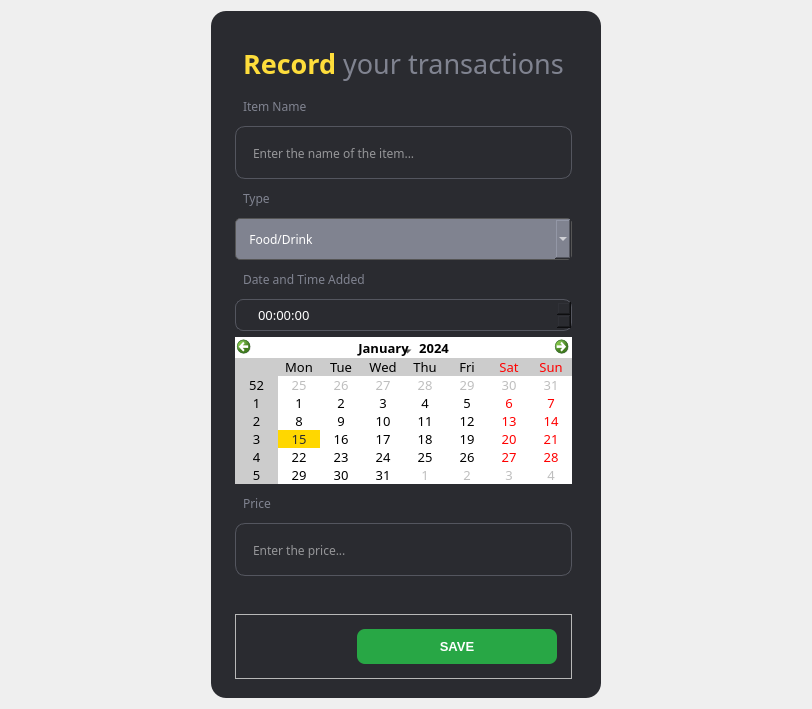
         <widget class="QWidget" name="inputData">
          <property name="styleSheet">
           <string notr="true"/>
          </property>
          <layout class="QHBoxLayout" name="horizontalLayout_12">
           <item>
            <spacer name="horizontalSpacer_18">
             <property name="orientation">
              <enum>Qt::Horizontal</enum>
             </property>
             <property name="sizeType">
              <enum>QSizePolicy::Fixed</enum>
             </property>
             <property name="sizeHint" stdset="0">
              <size>
               <width>200</width>
               <height>20</height>
              </size>
             </property>
            </spacer>
           </item>
           <item>
            <widget class="QFrame" name="inputdataFrame">
             <property name="maximumSize">
              <size>
               <width>1000</width>
               <height>1000</height>
              </size>
             </property>
             <property name="styleSheet">
              <string notr="true">QLabel, #frame_4{
	background-color:none;
	padding:5px;
}
QLineEdit{
	height:50px;
	padding: 1px 15 px;
	background-color: rgb(42, 43, 48);
	border: 1px solid rgba(84,86,95,255);
	border-radius: 10px;
	color:rgb(255, 255, 255);
}
QLabel{
	color: rgb(128, 131, 144);
	font-family: Poppins;
}
QComboBox {
	height:40px;
    color: white;                        /* Warna teks combobox */
    background-color:  rgb(128, 131, 144);           /* Warna latar belakang combobox */
    border: 1px solid #555555;           /* Warna border combobox */
    border-radius: 5px;                  /* Membuat sudut rounded */
}
QComboBox QAbstractItemView {
    color: white;                        /* Warna teks dropdown */
    background-color: #333333;           /* Warna latar belakang dropdown */
    selection-background-color: #fedd3b; /* Warna latar belakang item yang dipilih*/
    selection-color: black;              /* Warna teks item yang dipilih */
    border: 1px solid #555555;          /* Warna border dropdown */
}
#inputdataFrame{
	background-color: rgb(42, 43, 48);
   	padding-left: 15px;      
   	padding-right: 20px;       
    padding-top: 20px;          
    padding-bottom: 10px;
	border-radius: 15px;      
}
#ID_calendarWidget QWidget{
	alternate-background-color: #CCCCCC;
}
QCalendarWidget QTableView {
    background-color: #FFFFFF;  /* Latar belakang tabel kalender */
    gridline-color: #FFD700;  /* Warna gridline kuning */
    selection-background-color: #FFD700;  /* Warna latar belakang saat tanggal dipilih*/
    selection-color: #2A2B30;  /* Warna teks saat dipilih */
}
QCalendarWidget QToolButton {
    background-color: #FFFFFF;  /* Tombol dengan latar belakang gelap */
    color: rgb(0, 0, 0);  
    border: none;
}
QCalendarWidget QToolButton:hover {
    background-color: #F0F0F0;  /* Sedikit lebih gelap saat hover */
}
QCalendarWidget QWidget#qt_calendar_navigationbar {
    background-color: #FFFFFF;  /* Latar belakang putih untuk seluruh bar */
    border: none;  /* Hilangkan border jika ada */

}QCalendarWidget QMenu {
    background-color:#FFFFFF;  /* Latar belakang dropdown menu (gelap) */
	color: rgb(255, 255, 255);
    color: ;  /* Warna teks putih untuk item di dropdown */
	color: rgb(0, 0, 0);
    border: 1px solid #FFD700;  /* Border kuning untuk konsistensi dengan tema */
}

/* Hover effect untuk item di dropdown */
QCalendarWidget QMenu::item:selected {
    background-color: #FFD700;  /* Latar belakang kuning saat di-hover */
    color: #2A2B30;  /* Warna teks gelap saat di-hover */
}
QCalendarWidget QSpinBox {
    background-color: #FFFFFF;  /* Latar belakang gelap */
    color: rgb(0, 0, 0);  /* Teks putih */
    border: 1px solid #FFD700;  /* Border kuning */
}

/* Tombol up/down saat di-hover */
QCalendarWidget QSpinBox::up-button:hover,
QCalendarWidget QSpinBox::down-button:hover {
    background-color: #FFD700;  /* Tombol berwarna kuning saat di-hover */
}

QCalendarWidget QSpinBox::up-arrow,
QCalendarWidget QSpinBox::down-arrow {
    color: #FFFFFF;  /* Panah up/down berwarna putih */
}
QPushButton {
    background-color: #28a745;  /* Warna hijau */
    color: #FFFFFF;  /* Teks putih */
    border-radius: 8px;  /* Sudut yang sedikit melengkung */
    padding: 10px;  /* Ruang di dalam tombol */
}

QPushButton:hover {
    background-color: #218838;  /* Warna hijau yang lebih gelap saat di-hover */
}

QPushButton:pressed {
    background-color: #1e7e34;  /* Warna hijau lebih gelap saat ditekan */
}

QPushButton:disabled {
    background-color: #6c757d;  /* Warna abu-abu saat tombol dinonaktifkan */
    color: #D6D6D6;  /* Warna teks abu-abu saat tombol dinonaktifkan */
}
QTimeEdit {
    background-color: #2A2B30;  /* Latar belakang gelap */
    color: #FFFFFF;  /* Warna teks putih */
    border: 1px solid rgba(84,86,95,255); /* Border kuning untuk konsistensi dengan tema */
    border-radius: 8px;  /* Sudut melengkung */
    padding: 5px;
}
QTimeEdit::up-button:hover, QTimeEdit::down-button:hover {
    background-color: #FFD700;  /* Tombol berwarna kuning saat di-hover */
}

</string>
             </property>
             <property name="frameShape">
              <enum>QFrame::StyledPanel</enum>
             </property>
             <property name="frameShadow">
              <enum>QFrame::Raised</enum>
             </property>
             <layout class="QVBoxLayout" name="verticalLayout_27">
              <item>
               <widget class="QLabel" name="ID_header">
                <property name="font">
                 <font>
                  <family>Poppins</family>
                 </font>
                </property>
                <property name="text">
                 <string>&lt;html&gt;&lt;head/&gt;&lt;body&gt;&lt;p&gt;&lt;span style=&quot; font-size:20pt; font-weight:600; color:#fedd3b;&quot;&gt;Record&lt;/span&gt;&lt;span style=&quot; font-size:20pt;&quot;&gt; your transactions&lt;/span&gt;&lt;/p&gt;&lt;/body&gt;&lt;/html&gt;</string>
                </property>
               </widget>
              </item>
              <item>
               <widget class="QLabel" name="ID_transactionName">
                <property name="font">
                 <font>
                  <family>Poppins</family>
                  <pointsize>9</pointsize>
                 </font>
                </property>
                <property name="text">
                 <string>Item Name</string>
                </property>
               </widget>
              </item>
              <item>
               <widget class="QLineEdit" name="ID_inputTransaction">
                <property name="font">
                 <font>
                  <family>Poppins</family>
                  <pointsize>9</pointsize>
                 </font>
                </property>
                <property name="text">
                 <string/>
                </property>
                <property name="placeholderText">
                 <string>Enter the name of the item...</string>
                </property>
               </widget>
              </item>
              <item>
               <widget class="QLabel" name="ID_type">
                <property name="font">
                 <font>
                  <family>Poppins</family>
                  <pointsize>9</pointsize>
                 </font>
                </property>
                <property name="text">
                 <string>Type</string>
                </property>
               </widget>
              </item>
              <item>
               <widget class="QComboBox" name="ID_dropdownType">
                <property name="font">
                 <font>
                  <family>Poppins</family>
                  <pointsize>9</pointsize>
                 </font>
                </property>
                <item>
                 <property name="text">
                  <string>   Food/Drink</string>
                 </property>
                </item>
                <item>
                 <property name="text">
                  <string>   Transportation</string>
                 </property>
                </item>
                <item>
                 <property name="text">
                  <string>   Entertainment</string>
                 </property>
                </item>
                <item>
                 <property name="text">
                  <string>   Healthcare</string>
                 </property>
                </item>
                <item>
                 <property name="text">
                  <string>   Insurance</string>
                 </property>
                </item>
                <item>
                 <property name="text">
                  <string>   Luxury Goods</string>
                 </property>
                </item>
                <item>
                 <property name="text">
                  <string>   Active Income</string>
                 </property>
                </item>
                <item>
                 <property name="text">
                  <string>   Passive Income</string>
                 </property>
                </item>
                <item>
                 <property name="text">
                  <string>   Investment Income</string>
                 </property>
                </item>
                <item>
                 <property name="text">
                  <string>   Additional Income</string>
                 </property>
                </item>
               </widget>
              </item>
              <item>
               <widget class="QLabel" name="ID_calendar">
                <property name="font">
                 <font>
                  <family>Poppins</family>
                  <pointsize>9</pointsize>
                 </font>
                </property>
                <property name="text">
                 <string>Date and Time Added</string>
                </property>
               </widget>
              </item>
              <item>
               <widget class="QTimeEdit" name="ID_timeEdit">
                <property name="font">
                 <font>
                  <family>Poppins</family>
                  <pointsize>10</pointsize>
                 </font>
                </property>
                <property name="styleSheet">
                 <string notr="true">padding-left:20px;</string>
                </property>
               </widget>
              </item>
              <item>
               <widget class="QCalendarWidget" name="ID_calendarWidget">
                <property name="sizePolicy">
                 <sizepolicy hsizetype="Preferred" vsizetype="Preferred">
                  <horstretch>0</horstretch>
                  <verstretch>0</verstretch>
                 </sizepolicy>
                </property>
                <property name="font">
                 <font>
                  <family>Poppins</family>
                  <pointsize>10</pointsize>
                 </font>
                </property>
                <property name="styleSheet">
                 <string notr="true"/>
                </property>
               </widget>
              </item>
              <item>
               <widget class="QLabel" name="ID_value">
                <property name="font">
                 <font>
                  <family>Poppins</family>
                  <pointsize>9</pointsize>
                 </font>
                </property>
                <property name="text">
                 <string>Price</string>
                </property>
               </widget>
              </item>
              <item>
               <widget class="QLineEdit" name="ID_inputValue">
                <property name="sizePolicy">
                 <sizepolicy hsizetype="Preferred" vsizetype="Preferred">
                  <horstretch>0</horstretch>
                  <verstretch>0</verstretch>
                 </sizepolicy>
                </property>
                <property name="font">
                 <font>
                  <family>Poppins</family>
                  <pointsize>9</pointsize>
                 </font>
                </property>
                <property name="placeholderText">
                 <string>Enter the price...</string>
                </property>
               </widget>
              </item>
              <item>
               <widget class="QLabel" name="ID_errorMsg">
                <property name="sizePolicy">
                 <sizepolicy hsizetype="Preferred" vsizetype="Maximum">
                  <horstretch>0</horstretch>
                  <verstretch>0</verstretch>
                 </sizepolicy>
                </property>
                <property name="font">
                 <font>
                  <family>Poppins</family>
                  <pointsize>9</pointsize>
                 </font>
                </property>
                <property name="styleSheet">
                 <string notr="true">color: red;</string>
                </property>
                <property name="text">
                 <string/>
                </property>
                <property name="alignment">
                 <set>Qt::AlignRight|Qt::AlignTrailing|Qt::AlignVCenter</set>
                </property>
               </widget>
              </item>
              <item>
               <widget class="QFrame" name="frame_4">
                <property name="maximumSize">
                 <size>
                  <width>16777215</width>
                  <height>70</height>
                 </size>
                </property>
                <property name="frameShape">
                 <enum>QFrame::StyledPanel</enum>
                </property>
                <property name="frameShadow">
                 <enum>QFrame::Raised</enum>
                </property>
                <layout class="QHBoxLayout" name="horizontalLayout_26">
                 <item>
                  <spacer name="horizontalSpacer_22">
                   <property name="orientation">
                    <enum>Qt::Horizontal</enum>
                   </property>
                   <property name="sizeHint" stdset="0">
                    <size>
                     <width>40</width>
                     <height>20</height>
                    </size>
                   </property>
                  </spacer>
                 </item>
                 <item>
                  <widget class="QPushButton" name="ID_addTransaction">
                   <property name="sizePolicy">
                    <sizepolicy hsizetype="Preferred" vsizetype="Fixed">
                     <horstretch>0</horstretch>
                     <verstretch>0</verstretch>
                    </sizepolicy>
                   </property>
                   <property name="minimumSize">
                    <size>
                     <width>200</width>
                     <height>0</height>
                    </size>
                   </property>
                   <property name="font">
                    <font>
                     <family>Segoe UI</family>
                     <pointsize>10</pointsize>
                     <weight>75</weight>
                     <bold>true</bold>
                    </font>
                   </property>
                   <property name="text">
                    <string>SAVE</string>
                   </property>
                  </widget>
                 </item>
                </layout>
               </widget>
              </item>
             </layout>
            </widget>
           </item>
           <item>
            <spacer name="horizontalSpacer_39">
             <property name="orientation">
              <enum>Qt::Horizontal</enum>
             </property>
             <property name="sizeType">
              <enum>QSizePolicy::Fixed</enum>
             </property>
             <property name="sizeHint" stdset="0">
              <size>
               <width>200</width>
               <height>20</height>
              </size>
             </property>
            </spacer>
           </item>
          </layout>
         </widget>
